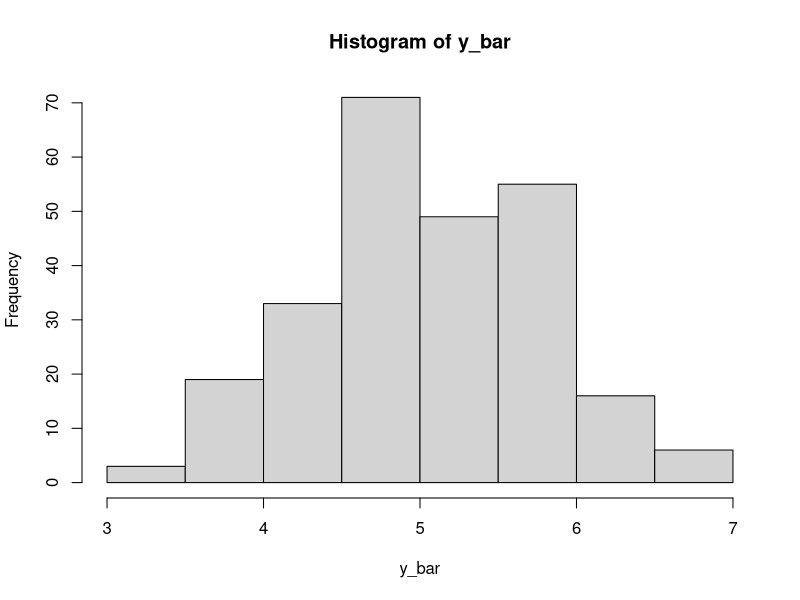
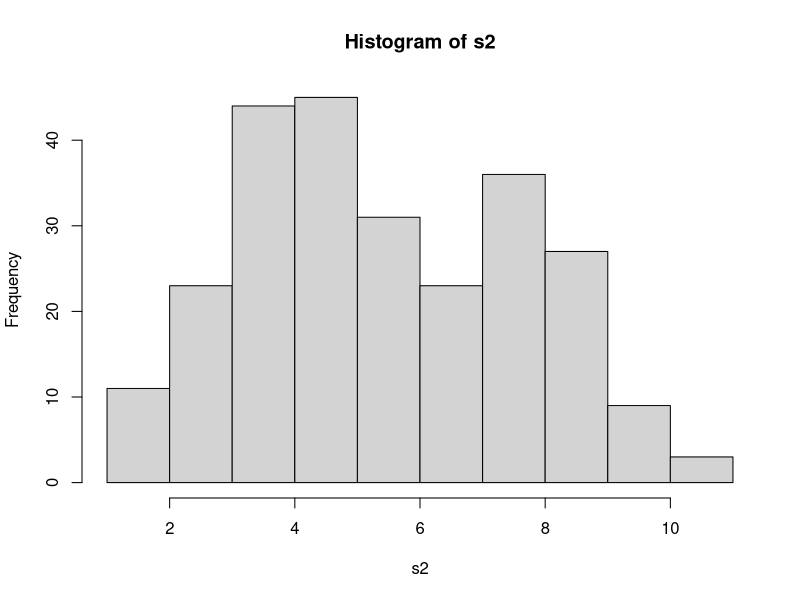
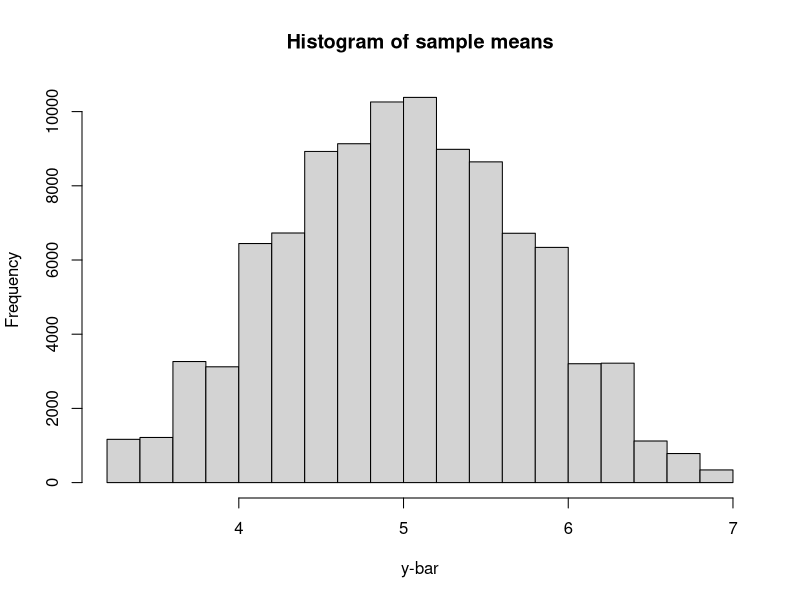
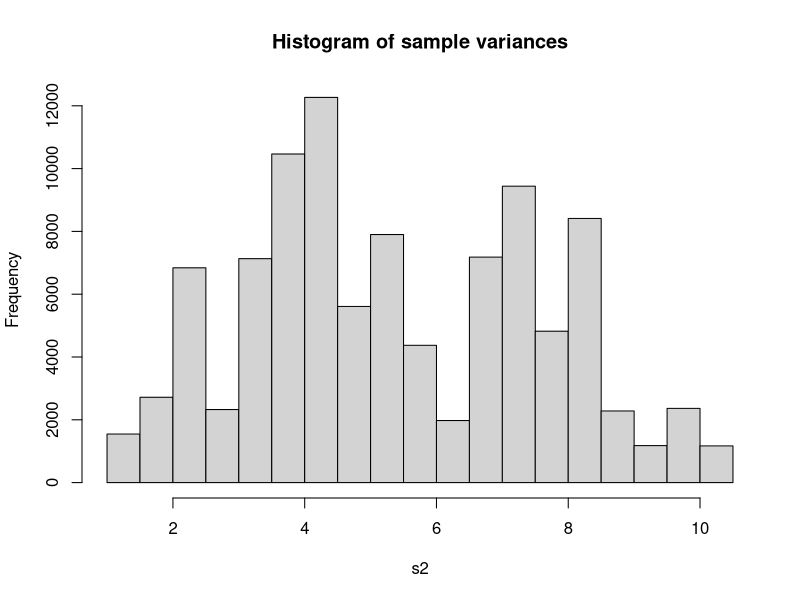

Recreate these plots in R, in order.
## ---- chunk 1
knitr::opts_chunk$set(echo = TRUE)
## ---- chunk 2
a <- c(6, 8, 8, 1, 6, 4, 7, 5, 3, 3)
index_m <- combn(1:10, 5)
m <- dim(index_m)[2]
y_bar <- rep(0, m)
s2 <- rep(0, m)
for(i in 1:m) 
{y_bar[i] <- mean(a[index_m[, i]])
 s2[i] <- var(a[index_m[, i]]) 
}
mean_of_s2 <- mean(s2)
## ---- chunk 3
hist(y_bar)
## ---- chunk 4
hist(s2)
## ---- chunk 5
a <- c(6, 8, 8, 1, 6, 4, 7, 5, 3, 3)
simu_run_nbr <- 100000

my_sys_sample <- matrix(0, 5, simu_run_nbr)

for(i in 1:simu_run_nbr)
{my_sys_sample[, i] <- sample(a)[1:5]
}

the_sample_mean <- apply(my_sys_sample, 2, mean)

hist(the_sample_mean, main = "Histogram of sample means", xlab = "y-bar")

(mean(the_sample_mean))

the_sample_var <- apply(my_sys_sample, 2, var)

hist(the_sample_var, main = "Histogram of sample variances", xlab = "s2")

(mean(the_sample_var))
